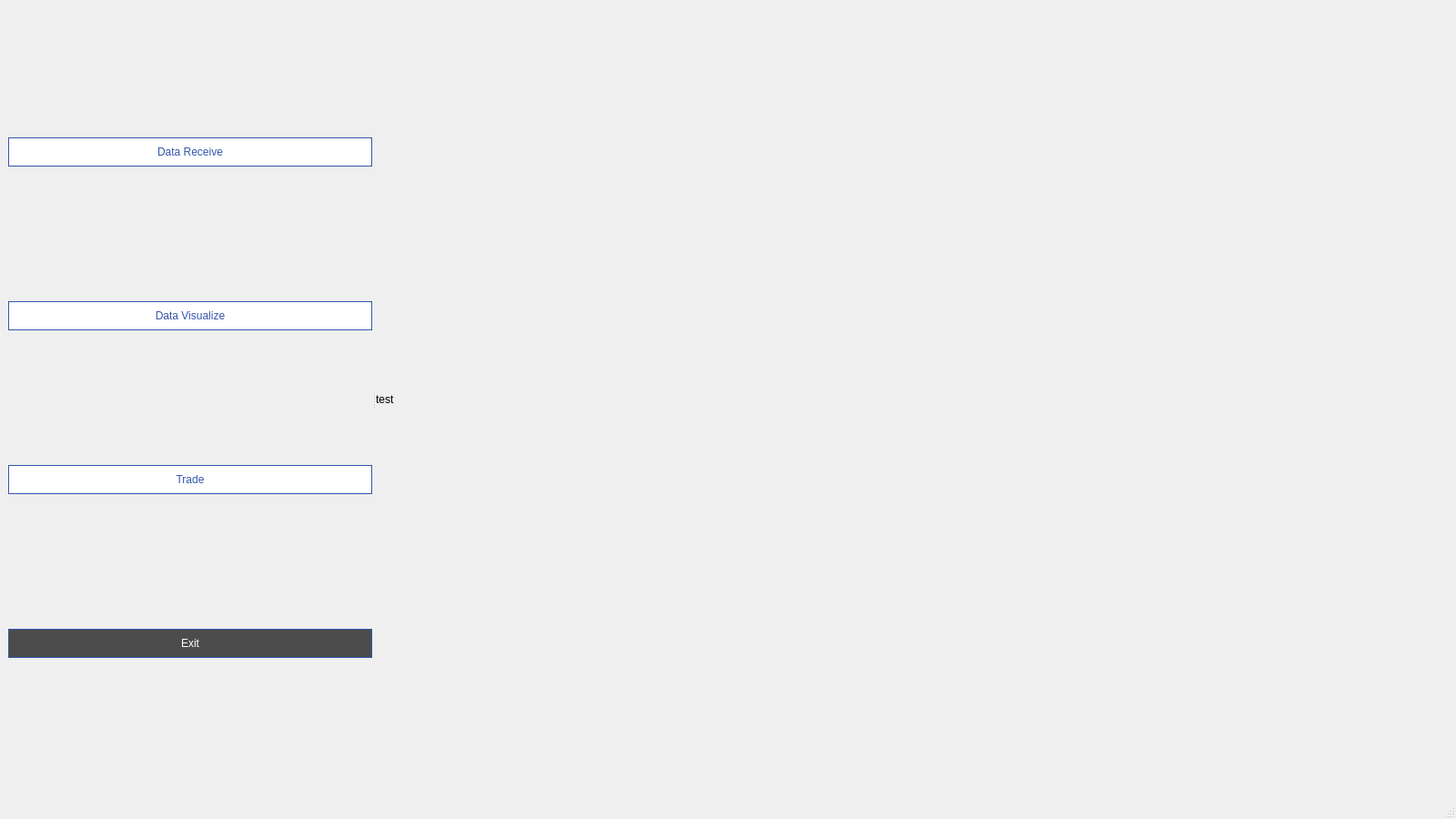
<?xml version="1.0" encoding="UTF-8"?>
<ui version="4.0">
 <class>MainWindow</class>
 <widget class="QMainWindow" name="MainWindow">
  <property name="geometry">
   <rect>
    <x>0</x>
    <y>0</y>
    <width>1600</width>
    <height>900</height>
   </rect>
  </property>
  <property name="windowTitle">
   <string>MainWindow</string>
  </property>
  <property name="styleSheet">
   <string notr="true">QPushButton {
	background-color: white;
	color:rgb(51, 85, 172);
	font: 9pt &quot;굴림&quot;;
	border: 1px solid rgb(51, 85, 172);
	min-width: 128;
	height: 30;
}

QPushButton:hover {
	background-color: rgb(241, 241, 241);
}

QPushButton:pressed {
	background-color: rgb(218, 234, 255);
	color:rgb(51, 85, 172);
	font: 9pt &quot;굴림&quot;;
	border: 1px solid rgb(51, 85, 172);
}

QPushButton:checked {
background-color: rgb(218, 234, 255);
	color:rgb(51, 85, 172);
	font: 9pt &quot;굴림&quot;;
	border: 1px solid rgb(51, 85, 172)
}

QPushButton#pushButton_save, 
QPushButton#pushButton_load_info, 
QPushButton#pushButton_save_biz, 
QPushButton#pushButton_save_index, 
QPushButton#pushButton_save_result,
QPushButton#pushButton_load_biz_info,
QPushButton#pushButton_print {
	background-color:rgb(51, 85, 172);
	color: white;
	font: 9pt &quot;굴림&quot;;
	border: 1px solid rgb(51, 85, 172);
	min-width: 128;
	height: 30;
}

QPushButton#pushButton_save:pressed, 
QPushButton#pushButton_load_info:pressed, 
QPushButton#pushButton_save_biz:pressed, 
QPushButton#pushButton_save_index:pressed, 
QPushButton#pushButton_save_result:pressed,
QPushButton#pushButton_load_biz_info:pressed {
	background-color: rgb(0, 0, 127);
	color: white;
	font: 9pt &quot;굴림&quot;;
	border: 1px solid rgb(51, 85, 172);
	min-width: 128;
	height: 30;
}

QTabBar::tab {
	background-color: white;
	color: rgb(110, 118, 144);
	font: 9pt &quot;굴림&quot;;
	border: 1px solid rgb(224, 231, 240);
	padding: 6px;
}

QTabBar::tab:selected {
	background-color: rgb(224, 231, 240);
	color: rgb(51, 85, 172);
	font: 9pt &quot;굴림&quot;;
	border: 1px solid rgb(224, 231, 240);
	padding: 6px;
}

QPlainTextEdit#plainTextEdit_memo {
	background-color: rgb(241, 241, 241);
	border: 1px solid rgb(202, 208, 216);
	font: 9pt &quot;굴림&quot;;
	height: 80px;
}

QPlainTextEdit#plainTextEdit_etc {
	background-color: white;
	border: 1px solid rgb(202, 208, 216);
	font: 9pt &quot;굴림&quot;;
	height: 80px;
}

QTableWidget {
	color: rgb(34, 34, 34);
	font: 9pt &quot;굴림&quot;;
	gridline-color: rgb(224, 231, 230);
	border: 1px solid rgb(209, 209, 209);
	background-color: rgb(241, 241, 241);
}

QComboBox {
    background-color: white;
	color: black;
	font: 9pt &quot;굴림&quot;;
}</string>
  </property>
  <widget class="QWidget" name="centralwidget">
   <layout class="QVBoxLayout" name="verticalLayout_3">
    <item>
     <widget class="QSplitter" name="splitter">
      <property name="maximumSize">
       <size>
        <width>16777215</width>
        <height>16777215</height>
       </size>
      </property>
      <property name="orientation">
       <enum>Qt::Horizontal</enum>
      </property>
      <widget class="QWidget" name="widget" native="true">
       <property name="maximumSize">
        <size>
         <width>400</width>
         <height>16777215</height>
        </size>
       </property>
       <layout class="QVBoxLayout" name="verticalLayout">
        <item>
         <widget class="QPushButton" name="pushButton">
          <property name="text">
           <string>Data Receive</string>
          </property>
         </widget>
        </item>
        <item>
         <widget class="QPushButton" name="pushButton_2">
          <property name="text">
           <string>Data Visualize</string>
          </property>
         </widget>
        </item>
        <item>
         <widget class="QPushButton" name="pushButton_3">
          <property name="text">
           <string>Trade</string>
          </property>
         </widget>
        </item>
        <item>
         <widget class="QPushButton" name="pushButton_4">
          <property name="styleSheet">
           <string notr="true">    background-color:rgb(76, 76, 76);
    color: white;
    font: 9pt &quot;굴림&quot;;
    border: 1px solid rgb(51, 85, 172);
    min-width: 128;
    height: 30;</string>
          </property>
          <property name="text">
           <string>Exit</string>
          </property>
         </widget>
        </item>
       </layout>
      </widget>
      <widget class="QWidget" name="widget_2" native="true">
       <layout class="QVBoxLayout" name="verticalLayout_2">
        <item>
         <widget class="QLabel" name="label">
          <property name="text">
           <string>test</string>
          </property>
         </widget>
        </item>
       </layout>
      </widget>
     </widget>
    </item>
   </layout>
  </widget>
  <widget class="QMenuBar" name="menubar">
   <property name="geometry">
    <rect>
     <x>0</x>
     <y>0</y>
     <width>1600</width>
     <height>26</height>
    </rect>
   </property>
  </widget>
  <widget class="QStatusBar" name="statusbar"/>
 </widget>
 <resources/>
 <connections>
  <connection>
   <sender>pushButton_4</sender>
   <signal>clicked(bool)</signal>
   <receiver>MainWindow</receiver>
   <slot>close()</slot>
   <hints>
    <hint type="sourcelabel">
     <x>210</x>
     <y>704</y>
    </hint>
    <hint type="destinationlabel">
     <x>799</x>
     <y>449</y>
    </hint>
   </hints>
  </connection>
 </connections>
</ui>
